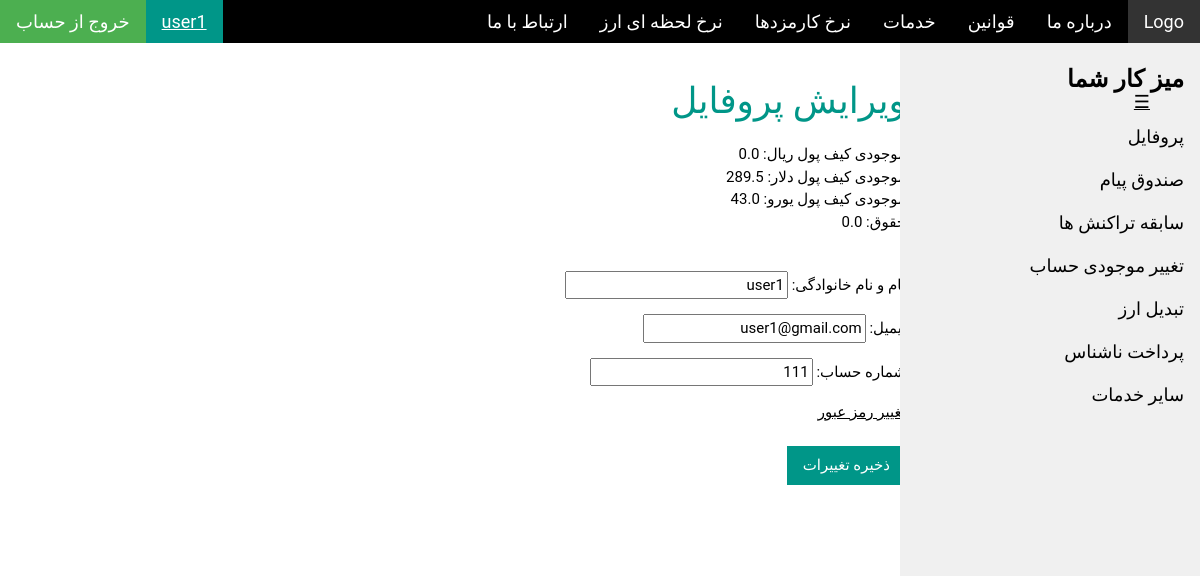
The app's page /employee_profile_edit (signed in) with its own data.
### blog/models.py (models this page shows, shortened)
class Person(models.Model):
    class Meta:
        abstract = True

class MyUser(AbstractBaseUser, Person):
    email = models.EmailField(max_length=254, unique=True, db_index=True , null=False , blank=False)
    name = models.CharField(max_length=50 , null=True, blank=True)
    acc_num =  models.CharField(max_length=30 , null=False, blank=False)
    rial_wallet=models.FloatField(default=0)
    dollar_wallet=models.FloatField(default=0)
    euro_wallet=models.FloatField(default=0)
    salary = models.FloatField(default=0)
    dollor_account =  models.CharField(max_length=30 , null=False);
    euro_account = models.CharField(max_length=30 , null=False)
    status = models.CharField(max_length=10, default="enabled")
    is_active = models.BooleanField(default=True)
    is_admin = models.BooleanField(default=False)
    is_employee = models.BooleanField(default=False)
    objects = MyUserManager()
    USERNAME_FIELD = 'email'
    REQUIRED_FIELDS = []

### blog/views.py (the view, shortened to what this page needs)
# urls.py: url(r'^employee_profile_edit$', views.employee_profile_edit, name='employee_profile_edit'),
@login_required(redirect_field_name='login')
def employee_profile_edit(request):
    form = NameForm2(request = request)
    return render(request, 'employee_profile_edit.html', {'form':form})

### blog/forms.py
class NameForm2(forms.ModelForm):
    def __init__(self , *args, **kwargs):
        self.request = kwargs.pop('request', None)
        super(NameForm2, self).__init__(*args, **kwargs)
        self.fields['name'].widget.attrs['value'] = self.request.user.name
        self.fields['email'].widget.attrs['value'] = self.request.user.email
        self.fields['acc_num'].widget.attrs['value'] = self.request.user.acc_num
    class Meta:
        model =MyUser
        fields = ['name', 'email',  'acc_num' ]
        labels ={
            'email': "ایمیل",
            'name': "نام و نام خانوادگی",
            'acc_num': 'شماره حساب',
        }

### blog/templates/employee_profile_edit.html (shortened to what this page needs)
<!DOCTYPE html>
{% load static %}
{% if request.user.is_admin %}
{% include "base_manager.html" %}
{% elif request.user.is_employee %}
{% include "base_employee.html" %}
{% else %}
{% include "base_user.html" %}
{% endif %}
<html>
<link rel="stylesheet" type="text/css" href="{% static 'blog/css/index_w3.css' %}" />
<link rel="stylesheet" type="text/css" href="{% static 'blog/css/index_w3-theme-black.css' %}" />
<body>
<div class="w3-main" dir="rtl" style="margin-right:270px">
	<div id="about" class="w3-row w3-padding-64  w3-padding-large">
		<h1 class="w3-text-teal">ویرایش پروفایل</h1>
{% block content %}
        <form method="post" action="employee_profile_edit" id="four" enctype="multipart/form-data">
            <label> موجودی کیف پول ریال: {{  request.user.rial_wallet  }}</label><br>
            <label> موجودی کیف پول دلار: {{ request.user.dollar_wallet  }}</label><br>
            <label> موجودی کیف پول یورو: {{ request.user.euro_wallet}}</label><br>
            <label>حقوق: {{ request.user.salary}}</label><br><br>
              {{ form.as_p }}
            <p><a style="float:right; color: black;" href="{% url 'employee_bala_pass' %}">تغییر رمز عبور</a></p><br/><br/>
            {% if not messages %}
             <button class="w3-button w3-hover-black w3-teal" type="submit" >ذخیره تغییرات</button><br>
            {% endif %}
        </form>
{% endblock %}
    </div>
</div>
</body>
</html>

### blog/templates/base_user.html (shortened to what this page needs)
<!DOCTYPE html>
{% load static %}
<html>
<link rel="stylesheet" type="text/css" href="{% static 'blog/css/index_w3.css' %}" />
<link rel="stylesheet" type="text/css" href="{% static 'blog/css/index_w3-theme-black.css' %}" />
<body>
<div class="w3-top topnav" >
  <div class="w3-bar w3-theme w3-top w3-left-align w3-large">
    <a href="{% url 'index_user' %}" class="w3-bar-item w3-button w3-theme-l1 w3-right">Logo</a>
    <a href="{% url 'index_user' %}#about" class="w3-bar-item w3-button w3-hide-small w3-hover-white w3-right">درباره ما</a>
	<a href="{% url 'index_user' %}#policy" class="w3-bar-item w3-button w3-hide-small w3-hover-white w3-right">قوانین</a>
    <a href="{% url 'index_user' %}#service" class="w3-bar-item w3-button w3-hide-small w3-hover-white w3-right">خدمات</a>
	<a href="{% url 'index_user' %}#nerkh" class="w3-bar-item w3-button w3-hide-small w3-hover-white w3-right">نرخ کارمزدها</a>
	<a href="{% url 'index_user' %}#nerkh-arz" class="w3-bar-item w3-button w3-hide-small w3-hover-white w3-right">نرخ لحظه ای ارز</a>
	<a href="{% url 'index_user' %}#contact" class="w3-bar-item w3-button w3-hide-small w3-hover-white w3-right">ارتباط با ما</a>
	<a href="{% url 'logout' %}" class="w3-bar-item w3-button w3-hover-green">خروج از حساب</a>
    <a href="#" class="w3-bar-item w3-label w3-teal w3-hover-teal">{{ request.user.name }} </a>
  </div>
</div>
<nav class="w3-sidebar w3-bar-block w3-collapse w3-large w3-theme-l5 w3-animate-right" style="width:25%;right:0"  id="mySidebar">
  <h3 class="w3-bar-item"><b>میز کار شما</b></h3>
  <a class="w3-bar-item w3-button w3-hover-black" href="{% url 'user_profile_edit' %}">پروفایل</a>
  <a class="w3-bar-item w3-button w3-hover-black" href="{% url 'message' %}">صندوق پیام</a>
  <a class="w3-bar-item w3-button w3-hover-black" href="{% url 'usertransactions' pke=user.pk %}">سابقه تراکنش ها</a>
  <a class="w3-bar-item w3-button w3-hover-black" href="{% url 'user_charge' %}">تغییر موجودی حساب</a>
  <a class="w3-bar-item w3-button w3-hover-black" href="{% url 'user_change' %}">تبدیل ارز</a>
  <a class="w3-bar-item w3-button w3-hover-black" href="{% url 'user_unknownpay' %}">پرداخت ناشناس</a>
  <a class="w3-bar-item w3-button w3-hover-black" href="{% url 'user_service' %}">سایر خدمات</a>
 <a style=" float: right; position: fixed; right:50px; top:88px;" href="javascript:void(0);" class="icon" onclick="myFunction()">&#9776;</a>
</nav>
</body>
</html>

### blog/static/blog/css/index_w3.css (style rules this page uses)
html { box-sizing:border-box }
*,*:before,*:after { box-sizing:inherit }
html { -ms-text-size-adjust:100%;-webkit-text-size-adjust:100% }
body { margin:0 }
article,aside,details,figcaption,figure,footer,header,main,menu,nav,section,summary { display:block }
a { background-color:transparent;-webkit-text-decoration-skip:objects }
button,input,select,textarea { font:inherit;margin:0 }
button,input { overflow:visible }
button,select { text-transform:none }
button,html [type=button],[type=reset],[type=submit] { -webkit-appearance:button }
html,body { font-family:Verdana,sans-serif;font-size:15px;line-height:1.5 }
html { overflow-x:hidden }
h1 { font-size:36px; text-align:right }
h3 { font-size:24px; text-align:right }
h1,h2,h3,h4,h5,h6 { font-family:"Segoe UI",Arial,sans-serif;font-weight:400;margin:10px 0 }
a { color:inherit }
.w3-btn,.w3-button { border:none;display:inline-block;padding:8px 16px;vertical-align:middle;overflow:hidden;text-decoration:none;color:inherit;background-color:inherit;text-align:center;cursor:pointer;white-space:nowrap }
.w3-btn,.w3-button { -webkit-touch-callout:none;-webkit-user-select:none;-khtml-user-select:none;-moz-user-select:none;-ms-user-select:none;user-select:none }
.w3-sidebar { height:100%;width:200px;background-color:#fff;position:fixed!important;z-index:1;overflow:auto }
.w3-main,#main { transition:margin-left .4s }
.w3-bar { width:100%;overflow:hidden }
.w3-bar .w3-bar-item { padding:8px 16px;float:left;width:auto;border:none;display:block;outline:0 }
.w3-bar .w3-button { white-space:normal }
.w3-bar-block .w3-bar-item { width:100%;display:block;padding:8px 16px;text-align:right;border:none;white-space:normal;float:none;outline:0 }
.w3-container:after,.w3-container:before,.w3-panel:after,.w3-panel:before,.w3-row:after,.w3-row:before,.w3-row-padding:after,.w3-row-padding:before, .w3-cell-row:before,.w3-cell-row:after,.w3-clear:after,.w3-clear:before,.w3-bar:before,.w3-bar:after { content:"";display:table;clear:both }
@media (min-width:993px) { .w3-sidebar.w3-collapse { display:block!important } }
.w3-top,.w3-bottom { position:fixed;width:100%;z-index:1 }
.w3-top { top:0 }
.w3-animate-right { position:relative;animation:animateright 0.4s }
.w3-large { font-size:18px!important }
.w3-left-align { text-align:left!important }
.w3-padding-large { padding:12px 24px!important }
.w3-padding-64 { padding-top:64px!important;padding-bottom:64px!important }
.w3-right { float:right!important }
.w3-teal,.w3-hover-teal:hover { color:#fff!important;background-color:#009688!important }
.w3-text-teal,.w3-hover-text-teal:hover { color:#009688!important }

### blog/static/blog/css/index_w3-theme-black.css (style rules this page uses)
.w3-theme-l5 { color:#000 !important; background-color:#f0f0f0 !important }
.w3-theme-l1 { color:#fff !important; background-color:#333333 !important }
.w3-theme { color:#fff !important; background-color:#000000 !important }

### blog/templates/base_user.html (style rules this page uses)
html,body,h1,h2,h3,h4,h5,h6 { font-family: "Roboto","B Nazanin", sans-serif; }
.w3-sidebar { z-index: 3; width: 250px; top: 43px; bottom: 0; height: inherit; }

### blog/templates/employee_profile_edit.html (style rules this page uses)
html,body,h1,h2,h3,h4,h5,h6 { font-family: "Roboto","B Nazanin", sans-serif; }
.w3-sidebar { z-index: 3; width: 250px; top: 43px; bottom: 0; height: inherit; }

### records on screen
MyUser: user.name "user1", user.rial_wallet "0.0", user.dollar_wallet "289.5", user.euro_wallet "43.0", user.salary "0.0", name "user1", email "user1@gmail.com", acc_num "111"
